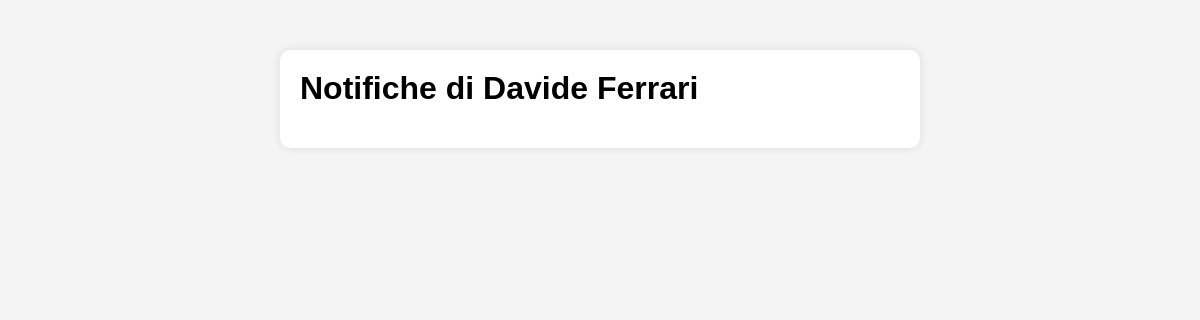
Before: /public/notifications.php with the older database file.
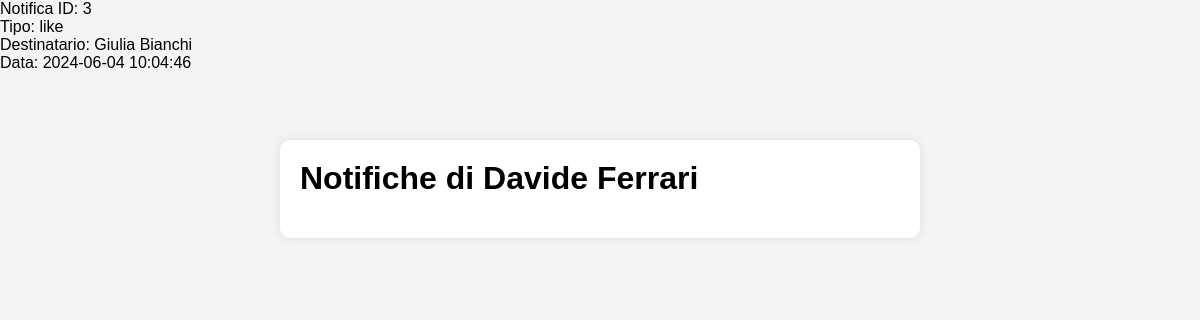
After: the same page with the newer database file.
### tables this page shows
CREATE TABLE `notifications` (
  `id` int(11) NOT NULL,
  `user_id` int(11) NOT NULL,
  `type` enum('follow','like') NOT NULL,
  `source_user_id` int(11) NOT NULL,
  `created_at` timestamp NOT NULL DEFAULT current_timestamp()
);

CREATE TABLE `user` (
  `id` int(11) NOT NULL,
  `name` varchar(100) NOT NULL,
  `surname` varchar(100) NOT NULL,
  `email` varchar(100) NOT NULL,
  `password` varchar(100) NOT NULL
);

### public/notifications.php (the view, shortened to what this page needs)
<?php
include("./../server/connection.php");
$user_id= 10;
?>
<!DOCTYPE html>
<html lang="it">
<head>
    <link rel="stylesheet" href="notification.css">
</head>
<body>
<main>
    <?php
    $query = "SELECT notifications.*, user.name AS source_name, user.surname AS source_surname
    FROM notifications
    INNER JOIN user ON notifications.user_id = user.id
    WHERE notifications.source_user_id = ?
    ORDER BY notifications.created_at DESC";
$stmt = $conn->prepare($query);
$stmt->bind_param("i", $user_id);
$stmt->execute();
$result = $stmt->get_result();
$notifications = $result->fetch_all(MYSQLI_ASSOC);
$query_user = "SELECT name, surname
FROM user
WHERE id = ?";
$stmt_user = $conn->prepare($query_user);
$stmt_user->bind_param("i", $user_id);
$stmt_user->execute();
$result_user = $stmt_user->get_result();
$user = $result_user->fetch_assoc();
foreach ($notifications as $notification) {
    echo "Notifica ID: " . $notification['id'] . "<br>";
    echo "Tipo: " . $notification['type'] . "<br>";
    echo "Destinatario: " . $notification['source_name'] . " " . $notification['source_surname'] . "<br>";
    echo "Data: " . $notification['created_at'] . "<br><br>";
}    ?>
    </main>
    <div class="container">
            <h1>Notifiche di <?php echo $user['name'] . " " . $user['surname']; ?></h1>
        </div>
</body>
</html>

Changed rows visible on the page:
added notifications: id "3", type "like", user.name "Giulia", user.surname "Bianchi", created_at "2024-06-04 10:04:46"
